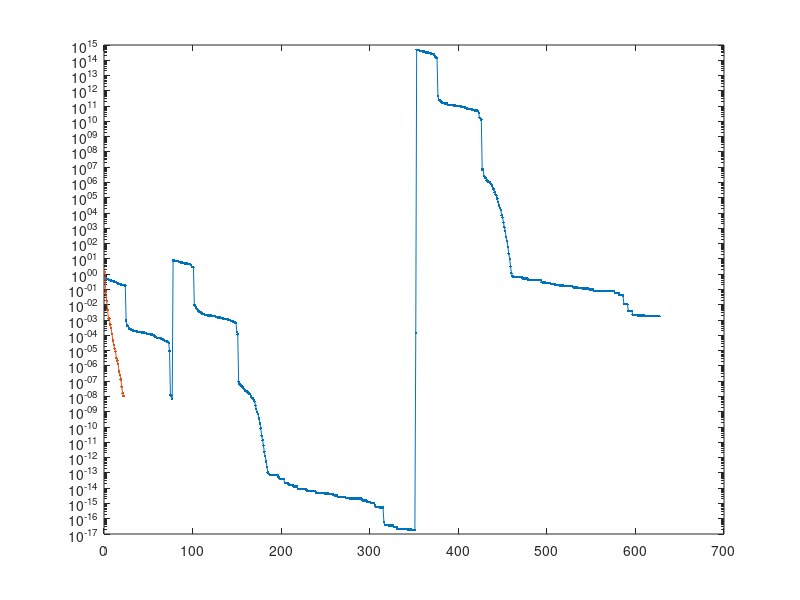

This figure's MATLAB source:
clear;
clc;
A = load('A.mat');
A = A.data;
S = svd(A);
b = load('rhs.mat');
b = b.data;
scipy_res = load('res.mat');
scipy_res = scipy_res.data;

[~, flag, ~, iter, matlab_res] = gmres(A, b', 275, 1e-8, 3*275);
flag
iter
format long
matlab_res
semilogy(scipy_res, '.-');
hold on;
semilogy(matlab_res, '.-');
